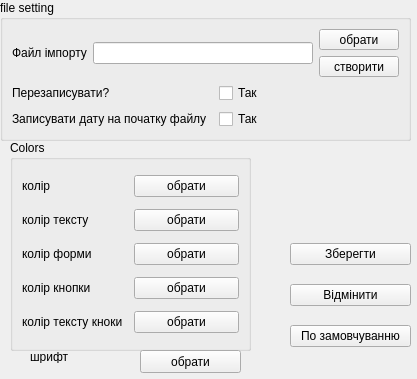
<?xml version="1.0" encoding="UTF-8"?>
<ui version="4.0">
 <class>SettingMainFrames</class>
 <widget class="QWidget" name="SettingMainFrames">
  <property name="geometry">
   <rect>
    <x>0</x>
    <y>0</y>
    <width>417</width>
    <height>379</height>
   </rect>
  </property>
  <property name="windowTitle">
   <string>Form</string>
  </property>
  <widget class="QGroupBox" name="groupBox">
   <property name="geometry">
    <rect>
     <x>10</x>
     <y>140</y>
     <width>241</width>
     <height>211</height>
    </rect>
   </property>
   <property name="title">
    <string>Colors</string>
   </property>
   <layout class="QVBoxLayout" name="verticalLayout_2">
    <item>
     <layout class="QHBoxLayout" name="horizontalLayout_4">
      <item>
       <widget class="QLabel" name="label_4">
        <property name="text">
         <string>колір </string>
        </property>
       </widget>
      </item>
      <item>
       <widget class="QPushButton" name="pushButton_4">
        <property name="text">
         <string>обрати</string>
        </property>
       </widget>
      </item>
     </layout>
    </item>
    <item>
     <layout class="QHBoxLayout" name="horizontalLayout_5">
      <item>
       <widget class="QLabel" name="label_5">
        <property name="text">
         <string>колір тексту</string>
        </property>
       </widget>
      </item>
      <item>
       <widget class="QPushButton" name="pushButton_5">
        <property name="text">
         <string>обрати</string>
        </property>
       </widget>
      </item>
     </layout>
    </item>
    <item>
     <layout class="QHBoxLayout" name="horizontalLayout_6">
      <item>
       <widget class="QLabel" name="label_6">
        <property name="text">
         <string>колір форми</string>
        </property>
       </widget>
      </item>
      <item>
       <widget class="QPushButton" name="pushButton_6">
        <property name="text">
         <string>обрати</string>
        </property>
       </widget>
      </item>
     </layout>
    </item>
    <item>
     <layout class="QHBoxLayout" name="horizontalLayout_7">
      <item>
       <widget class="QLabel" name="label_7">
        <property name="text">
         <string>колір кнопки</string>
        </property>
       </widget>
      </item>
      <item>
       <widget class="QPushButton" name="pushButton_7">
        <property name="text">
         <string>обрати</string>
        </property>
       </widget>
      </item>
     </layout>
    </item>
    <item>
     <layout class="QHBoxLayout" name="horizontalLayout_8">
      <item>
       <widget class="QLabel" name="label_8">
        <property name="text">
         <string>колір тексту кноки</string>
        </property>
       </widget>
      </item>
      <item>
       <widget class="QPushButton" name="pushButton_8">
        <property name="text">
         <string>обрати</string>
        </property>
       </widget>
      </item>
     </layout>
    </item>
   </layout>
  </widget>
  <widget class="QGroupBox" name="groupBox_2">
   <property name="geometry">
    <rect>
     <x>0</x>
     <y>0</y>
     <width>411</width>
     <height>141</height>
    </rect>
   </property>
   <property name="sizePolicy">
    <sizepolicy hsizetype="Preferred" vsizetype="Maximum">
     <horstretch>0</horstretch>
     <verstretch>0</verstretch>
    </sizepolicy>
   </property>
   <property name="title">
    <string>file setting</string>
   </property>
   <layout class="QVBoxLayout" name="verticalLayout">
    <item>
     <layout class="QHBoxLayout" name="horizontalLayout">
      <item>
       <widget class="QLabel" name="label">
        <property name="text">
         <string>Файл імпорту</string>
        </property>
       </widget>
      </item>
      <item>
       <widget class="QLineEdit" name="lineEdit_2">
        <property name="echoMode">
         <enum>QLineEdit::Normal</enum>
        </property>
        <property name="readOnly">
         <bool>true</bool>
        </property>
       </widget>
      </item>
      <item>
       <layout class="QVBoxLayout" name="verticalLayout_4">
        <item>
         <widget class="QPushButton" name="pushButton_3">
          <property name="text">
           <string>обрати</string>
          </property>
         </widget>
        </item>
        <item>
         <widget class="QPushButton" name="pushButton_11">
          <property name="text">
           <string>створити</string>
          </property>
         </widget>
        </item>
       </layout>
      </item>
     </layout>
    </item>
    <item>
     <layout class="QGridLayout" name="gridLayout">
      <item row="0" column="0">
       <widget class="QLabel" name="label_2">
        <property name="text">
         <string>Перезаписувати?                               </string>
        </property>
       </widget>
      </item>
      <item row="0" column="1">
       <widget class="QCheckBox" name="checkBox">
        <property name="text">
         <string>Так </string>
        </property>
       </widget>
      </item>
      <item row="1" column="0">
       <widget class="QLabel" name="label_3">
        <property name="text">
         <string>Записувати дату на початку файлу</string>
        </property>
       </widget>
      </item>
      <item row="1" column="1">
       <widget class="QCheckBox" name="checkBox_2">
        <property name="text">
         <string>Так</string>
        </property>
       </widget>
      </item>
     </layout>
    </item>
   </layout>
  </widget>
  <widget class="QWidget" name="verticalLayoutWidget">
   <property name="geometry">
    <rect>
     <x>290</x>
     <y>230</y>
     <width>121</width>
     <height>131</height>
    </rect>
   </property>
   <layout class="QVBoxLayout" name="verticalLayout_3">
    <item>
     <widget class="QPushButton" name="SaveSetting">
      <property name="text">
       <string>Зберегти</string>
      </property>
     </widget>
    </item>
    <item>
     <widget class="QPushButton" name="CanselSetting">
      <property name="text">
       <string>Відмінити</string>
      </property>
     </widget>
    </item>
    <item>
     <widget class="QPushButton" name="Standart">
      <property name="text">
       <string>По замовчуванню</string>
      </property>
     </widget>
    </item>
   </layout>
  </widget>
  <widget class="QLabel" name="label_9">
   <property name="geometry">
    <rect>
     <x>30</x>
     <y>350</y>
     <width>46</width>
     <height>13</height>
    </rect>
   </property>
   <property name="text">
    <string>шрифт</string>
   </property>
  </widget>
  <widget class="QPushButton" name="pushButton_10">
   <property name="geometry">
    <rect>
     <x>140</x>
     <y>350</y>
     <width>101</width>
     <height>23</height>
    </rect>
   </property>
   <property name="text">
    <string>обрати</string>
   </property>
  </widget>
 </widget>
 <resources/>
 <connections/>
</ui>
